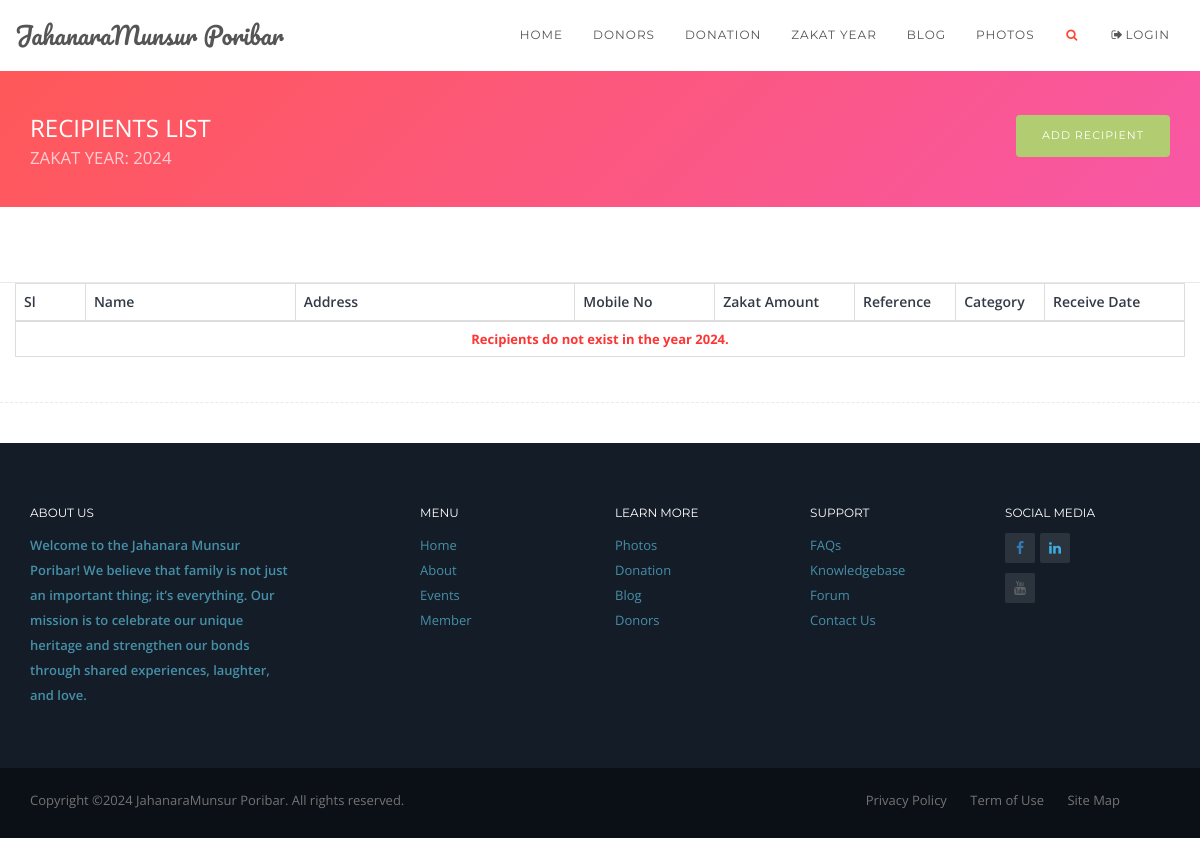
/year_24/, run on an earlier commit of the app's database.
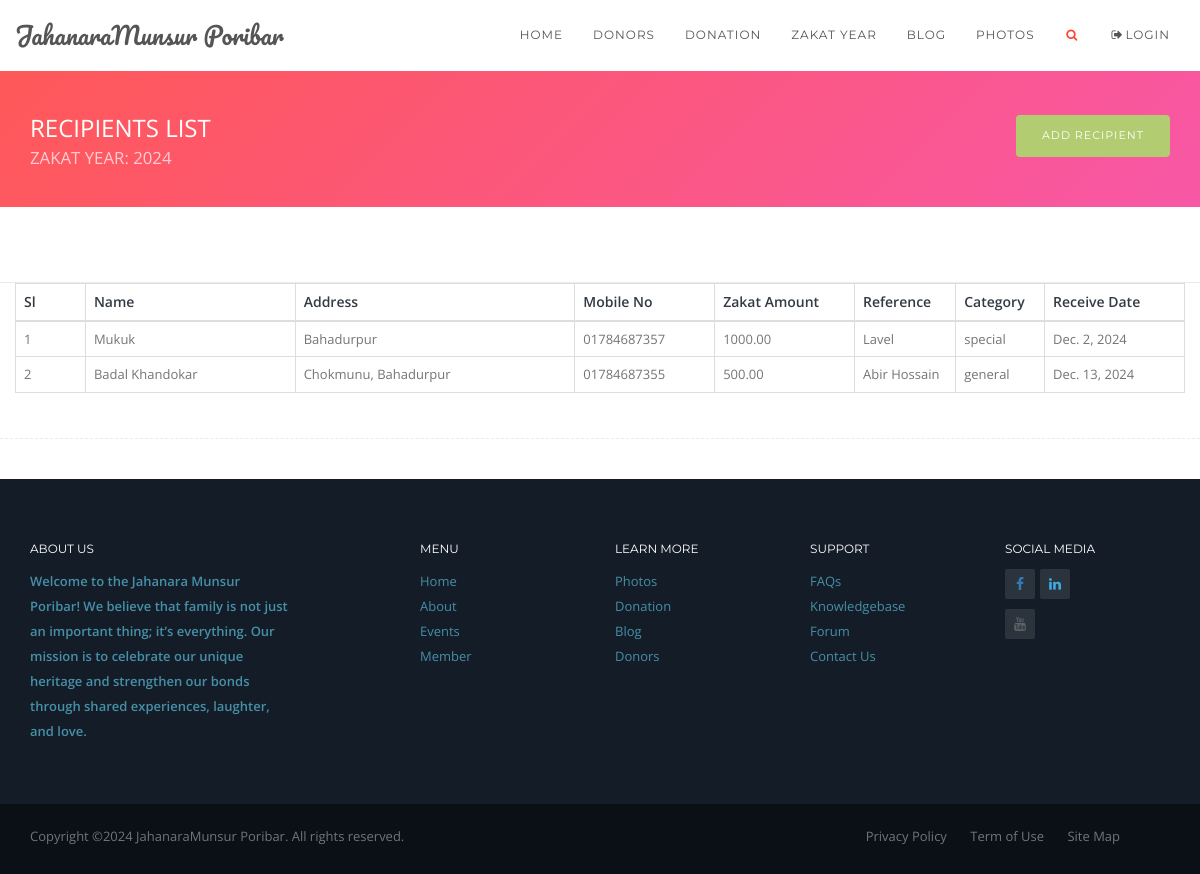
And on a later commit of the database.
### zapp/models.py (models this page shows, shortened)
class RecipientsArchive(models.Model):
	recipients_name = models.CharField(max_length=150,blank=True,null=False)
	recipients_address = models.CharField(max_length=200,blank=True,null=True)
	zakat_money = models.DecimalField(max_digits=8,decimal_places=2,default=0)
	recipients_mobile = models.CharField(max_length=20,blank=True,null=True)
	remarks = models.CharField(max_length=100,blank=True,null=True)
	recipients_category =models.CharField(max_length=50)
	zakat_year = models.IntegerField()
	donation_date =models.DateField(null=True,blank=True)
	archive_date = models.DateTimeField(auto_now_add=True) #his attribute sets the field to the current date only when the object is created.
	updated_at = models.DateTimeField(auto_now=True) # for update

### zapp/views.py (the view)
# urls.py: path('year_24/',views.recipients_24,name='year_24'),
def recipients_24(request):
	try:
		recipients_list = RecipientsArchive.objects.filter(zakat_year='2024').order_by('donation_date')
	except RecipientsArchive.DoesNotExist:
		message.error(request,'Recipients do not exist in the year 2024.')
	context={
		'recipients_list':recipients_list,
	}
	return render(request,'zakat/recipients_year2024.html',context)

### templates/zakat/recipients_year2024.html (shortened to what this page needs)
{% include 'common/zbase.html' %}
{% load static %}
<body  id="topPage" data-spy="scroll" data-target=".navbar" data-offset="100">
	{% include 'common/znavbar.html' %}
	<header class="bg-grad-day-tripper mt70">
		<div class="container">
			<div class="row mt20 mb30">
				<div class="col-md-6 text-left">
					<h3 class="color-light text-uppercase">Recipients List<small class="color-light alpha7">zakat year: 2024</small></h3>
				</div>
				<div class="col-md-6 text-right pt25">
					<a href="#" class="button button-md button-green hover-ripple-out pull-right">Add Recipient</a>
				</div>
			</div>
		</div>
	</header>
	<div id="shop" class="bg-light pt25">
		<div class="container">
			<div class="row">
					<div class="row bt-solid-1 bb-dashed-1 pb25">
						<div class="col-lg-12 col-sm-4 col-xs-12">
							<div class="row">
								<div class="col-lg-12">
									{% if recipients_list %}
									<table class="table table-bordered color-dark2">
										<thead>
											<tr>
												<th width="5%">Sl</th>
												<th width="15%">Name</th>
												<th width="20%">Address</th>
												<th width="10%">Mobile No</th>
												<th width="10%">Zakat Amount</th>
												<th width="7%">Reference</th>
												<th width="5%">Category</th>
												<th width="10%">Receive Date</th>
											</tr>
										</thead>
										<tbody>
											{% for list in recipients_list %}
											<tr>
											<td>{{ forloop.counter }}</td>
											<td>{{list.recipients_name}}</td>
											<td>{{list.recipients_address}}</td>
											<td>{{list.recipients_mobile}}</td>
											<td>{{list.zakat_money}}</td>
											<td>{{list.remarks}}</td>
											<td>{{list.recipients_category}}</td>
											<td>{{list.donation_date}}</td>
											</tr>
											{% endfor %}
										</tbody>
									</table>
									{% else %}
									<table class="table table-bordered color-dark2">
										<thead>
											<tr>
											<th width="5%">Sl</th>
											<th width="15%">Name</th>
											<th width="20%">Address</th>
											<th width="10%">Mobile No</th>
											<th width="10%">Zakat Amount</th>
											<th width="7%">Reference</th>
											<th width="5%">Category</th>
											<th width="10%">Receive Date</th>
											</tr>
										</thead>
										<tbody>
											<tr>
												<td colspan="8" class="text-center color-red"><strong>Recipients do not exist in the year 2024.</strong></td>
											</tr>
										</tbody>
									</table>
									{% endif %}
								</div>
							</div>
						</div>
					</div>
			</div>
		</div>
	</div>
	<br><br>
	{% include 'common/zfooter.html' %}
</body>

What changed in the data, as far as the page shows it:
added RecipientsArchive: recipients_name "Mukuk", recipients_address "Bahadurpur", recipients_mobile "01784687357", zakat_money "1000.00", remarks "Lavel", recipients_category "special", donation_date "Dec. 2, 2024"
added RecipientsArchive: recipients_name "Badal Khandokar", recipients_address "Chokmunu, Bahadurpur", recipients_mobile "01784687355", zakat_money "500.00", remarks "Abir Hossain", recipients_category "general", donation_date "Dec. 13, 2024"
Also different on the page:
text no longer shown: "Recipients do not exist in the year 2024."
